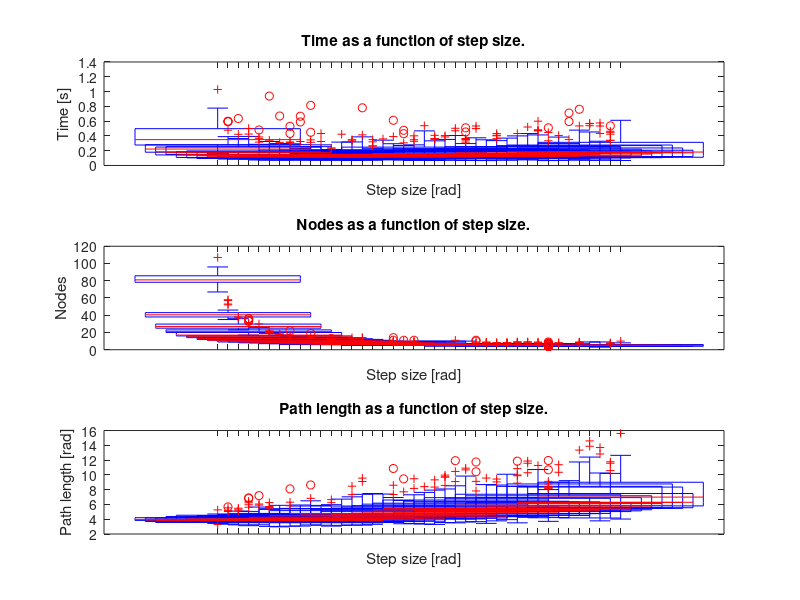
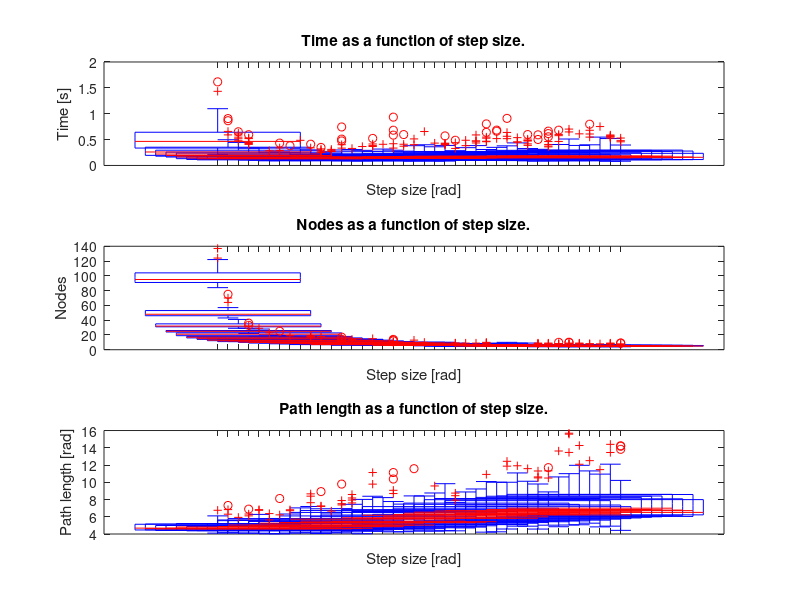
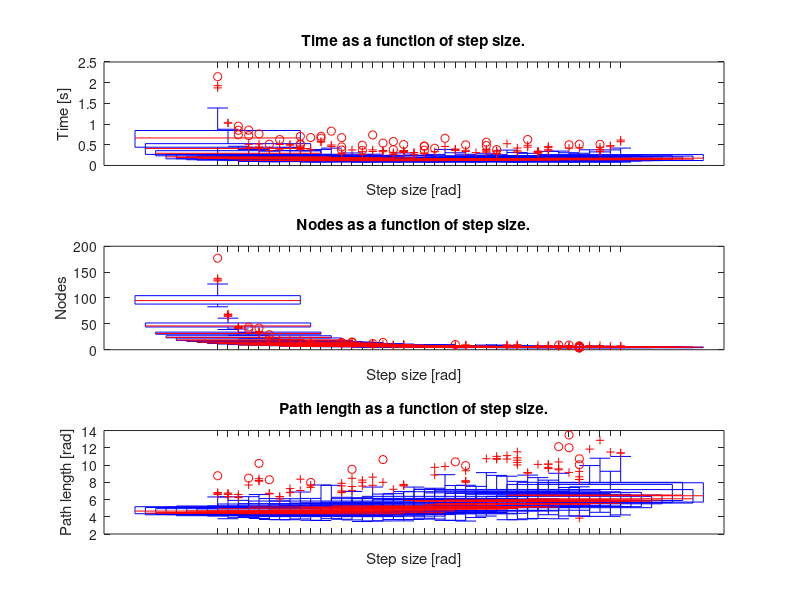

The MATLAB script that drew these images, in order: (Note: this script raises an error after producing the figures.)
%% Cylinder (0.25 0.474 0.15)
clc; clear;
load('cylinder_0.25/data.txt')
stepSize = data(:,1);
time = data(:,2);
distance = data(:,3);
nodes = data(:,4);

figure('Name', 'Cylinder at (0.25, 0.474, 0.15)')
subplot(3, 1, 1)
% boxplot(time, stepSize, 'Labels', labels)
boxplot(time, stepSize)
xlabel('Step size [rad]')
ylabel('Time [s]')
title('Time as a function of step size.')
subplot(3, 1, 2)
% boxplot(nodes, stepSize, 'Labels', labels)
boxplot(nodes, stepSize)
xlabel('Step size [rad]')
ylabel('Nodes')
title('Nodes as a function of step size.')
subplot(3, 1, 3)
% boxplot(distance, stepSize, 'Labels', labels)
boxplot(distance, stepSize)
xlabel('Step size [rad]')
ylabel('Path length [rad]')
title('Path length as a function of step size.')

disp('Descriptive statistics for cylinder at 0.25 with stepsize of 0.6')
time_mu = mean(time(551:600,:))
time_std = std(time(551:600,:))

dist_mu = mean(distance(551:600,:))
dist_std = std(distance(551:600,:))

nodes_mu = mean(nodes(551:600,:))
nodes_std = std(nodes(551:600,:))

%% Cylinder (-0.25 0.474 0.15)
clc; clear;
load('cylinder_-0.25/data.txt')
stepSize = data(:,1);
time = data(:,2);
distance = data(:,3);
nodes = data(:,4);

figure('Name', 'Cylinder at (-0.25, 0.474, 0.15)')
subplot(3, 1, 1)
% boxplot(time, stepSize, 'Labels', labels)
boxplot(time, stepSize)
xlabel('Step size [rad]')
ylabel('Time [s]')
title('Time as a function of step size.')
subplot(3, 1, 2)
% boxplot(nodes, stepSize, 'Labels', labels)
boxplot(nodes, stepSize)
xlabel('Step size [rad]')
ylabel('Nodes')
title('Nodes as a function of step size.')
subplot(3, 1, 3)
% boxplot(distance, stepSize, 'Labels', labels)
boxplot(distance, stepSize)
xlabel('Step size [rad]')
ylabel('Path length [rad]')
title('Path length as a function of step size.')

disp('Descriptive statistics for cylinder at 0.25 with stepsize of 0.6')
time_mu = mean(time(551:600,:))
time_std = std(time(551:600,:))

dist_mu = mean(distance(551:600,:))
dist_std = std(distance(551:600,:))

nodes_mu = mean(nodes(551:600,:))
nodes_std = std(nodes(551:600,:))

%% Cylinder (0.0 0.474 0.15)
clc; clear;
load('cylinder_0.0/data.txt')
stepSize = data(:,1);
time = data(:,2);
distance = data(:,3);
nodes = data(:,4);

figure('Name', 'Cylinder at (0.0, 0.474, 0.15)')
subplot(3, 1, 1)
% boxplot(time, stepSize, 'Labels', labels)
boxplot(time, stepSize)
xlabel('Step size [rad]')
ylabel('Time [s]')
title('Time as a function of step size.')
subplot(3, 1, 2)
% boxplot(nodes, stepSize, 'Labels', labels)
boxplot(nodes, stepSize)
xlabel('Step size [rad]')
ylabel('Nodes')
title('Nodes as a function of step size.')
subplot(3, 1, 3)
% boxplot(distance, stepSize, 'Labels', labels)
boxplot(distance, stepSize)
xlabel('Step size [rad]')
ylabel('Path length [rad]')
title('Path length as a function of step size.')

disp('Descriptive statistics for cylinder at 0.25 with stepsize of 0.6')
time_mu = mean(time(551:600,:))
time_std = std(time(551:600,:))

dist_mu = mean(distance(551:600,:))
dist_std = std(distance(551:600,:))

nodes_mu = mean(nodes(551:600,:))
nodes_std = std(nodes(551:600,:))

%% Trajectory plot
clc; clear;

% load data
data = load('forward_kinematics.txt');
[time, xyz, eul] = split_data(data);
eul = avoid_singularities(eul);

figure('Name', 'X, y and z.')
plot(time, xyz(:,1))
hold on
plot(time, xyz(:,2))
plot(time, xyz(:,3))
ylabel('Position [m]')
xlabel('Time [s]')
legend('x', 'y', 'z')
hold off

figure('name', 'Roll, pitch and yaw.')
plot(time, eul(:,1))
hold on
plot(time, eul(:,2))
plot(time, eul(:,3))
ylabel('Orientation [rad]')
xlabel('Time [s]')
legend('Roll', 'Pitch', 'Yaw')
hold off

%% velocity plot
plot(time(1:end-1), abs(diff(xyz(:,1))./1))

% function
function [t, xyz, eul] = split_data(input)
t = input(:,1);
xyz = input(:,2:4);

rows1 = input(:,5:7);
rows2 = input(:,8:10);
rows3 = input(:,11:13);

rot_vec = reshape([rows1(:) rows2(:) rows3(:)]', [], 3);
rot_matrices = reshape(rot_vec', 3, 3, []);
rot = permute(rot_matrices, [2 1 3]);

eul = rotm2eul(rot);
end

function eul = avoid_singularities(input)
    for i = 1:(length(input)-1)
        
        % yaw
        cur_yaw = input(i,3);
        next_yaw = input(i+1,3);
        if sign(cur_yaw) ~= sign(next_yaw)
            diff = abs(cur_yaw - next_yaw);
            if diff > 1
                if sign(cur_yaw) == -1
                    input(i,3) = (2*pi) + cur_roll;
                elseif sign(next_yaw) == -1
                    input(i+1,3) = (2*pi) + next_yaw;
                end
            end
        end
    end
    eul = input;
end